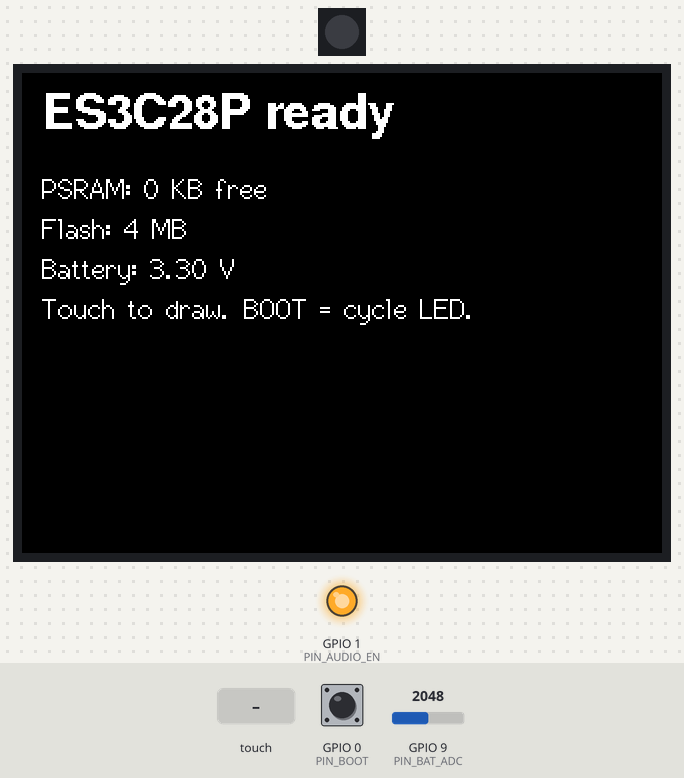
Recording of a program running on a simulated ESP32-S3. Shown: 1 RGB LEDs in strip order, left to right, 320×240 colour display, output pins drawn as LEDs (lit = HIGH). The inputs (shaded band) are chosen by the test bench; at power-on: GPIO 0 (PIN_BOOT) HIGH, GPIO 9 (PIN_BAT_ADC) = 2048 (analog values on the 0–4095 scale). Dim RGB values are drawn brighter than linear; what the program prints to the serial monitor is not drawn.

Above: at 3.0 s.
3.1 s: GPIO 0 (PIN_BOOT) pulled LOW for 0.15 s
At 3.6 s:
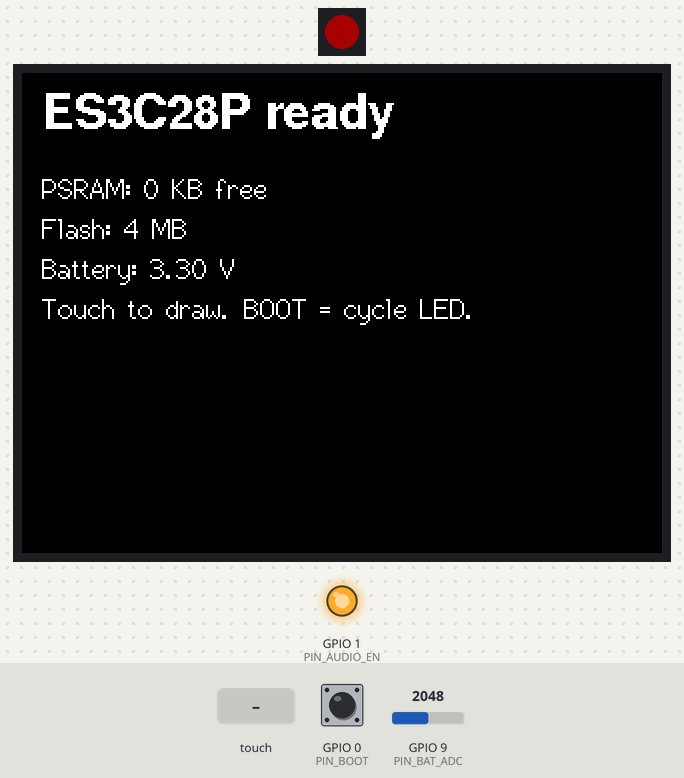
4.7 s: screen touched at 13 % across, 10 % down
6.2 s: GPIO 0 (PIN_BOOT) pulled LOW for 1 s
At 7.3 s:
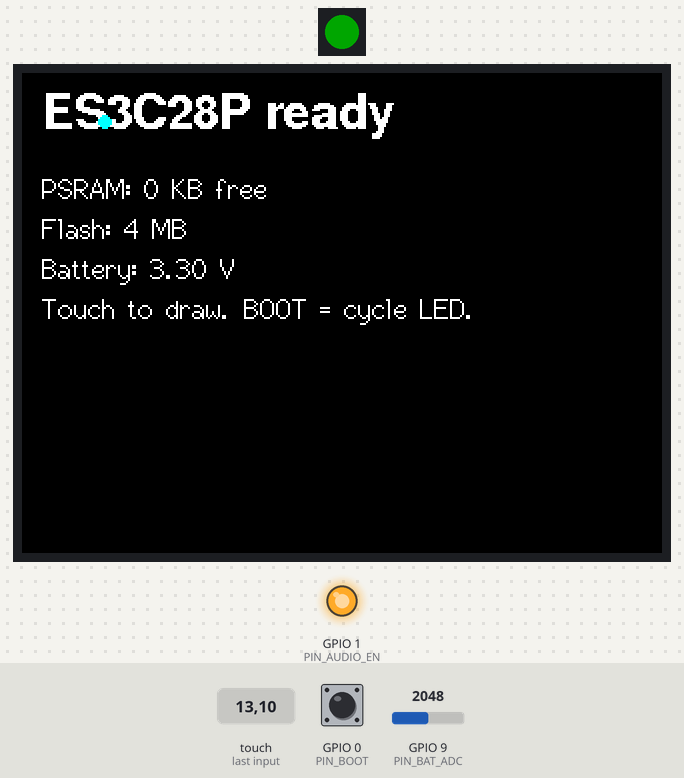
8.7 s: GPIO 0 (PIN_BOOT) pulled LOW for 0.15 s
At 9.1 s:
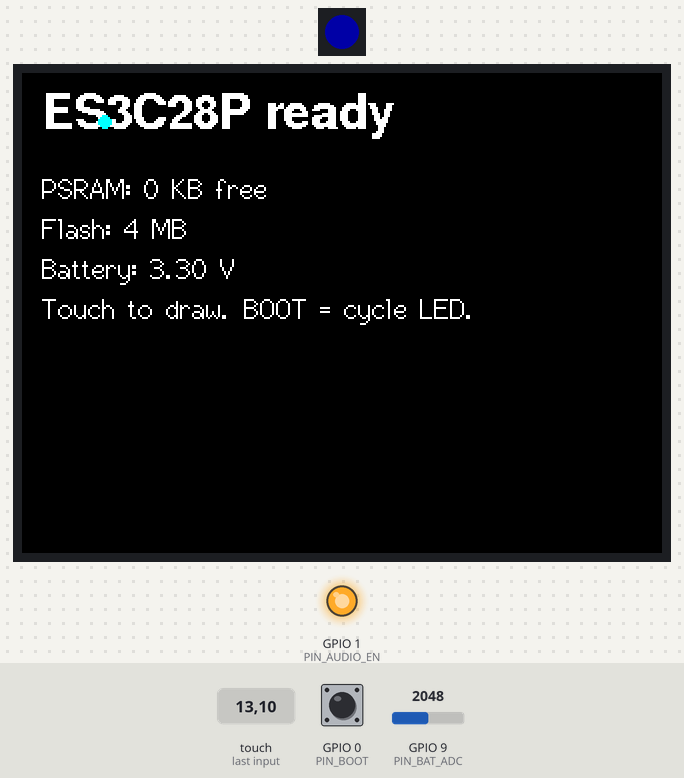
10.3 s: GPIO 0 (PIN_BOOT) pulled LOW for 3.2 s
At 11.6 s:
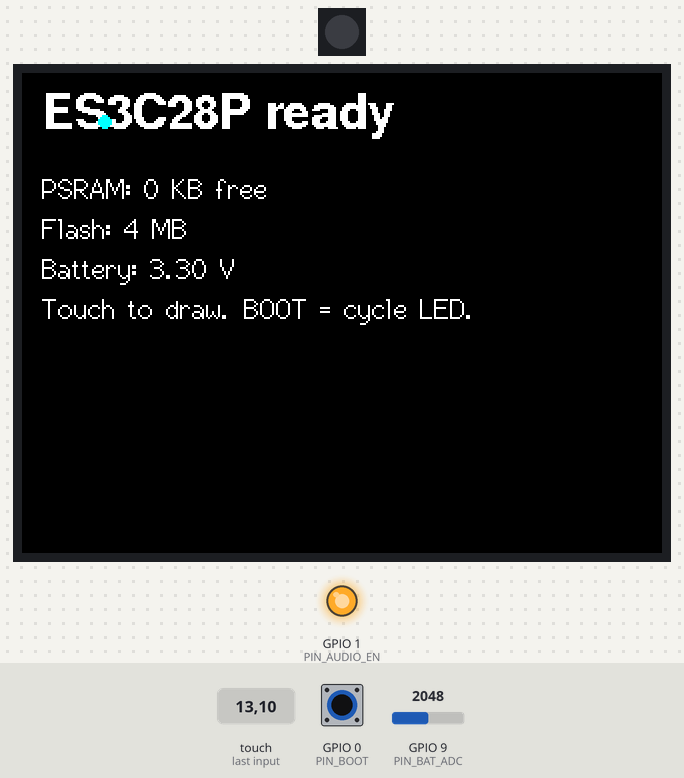
15.0 s: screen touched at 38 % across, 10 % down
Timing chart, 0 to 17.5 s (numbered marks = the images above; inputs shaded):
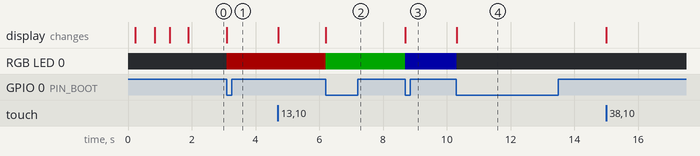

Measured:
- after the input at 3.1 s, RGB LED 0: off → RGB(40, 0, 0) at once
- after the input at 6.2 s, RGB LED 0: RGB(40, 0, 0) → RGB(0, 40, 0) at once
- after the input at 8.7 s, RGB LED 0: RGB(0, 40, 0) → RGB(0, 0, 40) at once
- after the input at 10.3 s, RGB LED 0: RGB(0, 0, 40) → off at once

The program:

main.cpp
```cpp
// Bring-up test for the LCDwiki 2.8" ESP32-S3 display.
// 1) R/G/B fills, so you can verify color order + inversion (should be true red, green, blue)
// 2) Info screen: PSRAM, flash, battery voltage
// 3) Touch to draw; BOOT button cycles the RGB LED; backlight fades in.
#include <Arduino.h>
#include <Adafruit_NeoPixel.h>
#include "LGFX_ES3C28P.hpp"

static constexpr int PIN_BOOT = 0;
static constexpr int PIN_RGB = 42;
static constexpr int PIN_BAT_ADC = 9;
static constexpr int PIN_AUDIO_EN = 1;  // low = speaker amp on

LGFX tft;
Adafruit_NeoPixel rgb(1, PIN_RGB, NEO_GRB + NEO_KHZ800);

float batteryVolts() {
  // 200k/200k divider -> pin sees half the battery voltage
  uint32_t mv = 0;
  for (int i = 0; i < 16; i++) mv += analogReadMilliVolts(PIN_BAT_ADC);
  return (mv / 16.0f) * 2.0f / 1000.0f;
}

void setup() {
  Serial.begin(115200);
  pinMode(PIN_AUDIO_EN, OUTPUT);
  digitalWrite(PIN_AUDIO_EN, HIGH);  // keep amp off (avoids pops) until audio is used
  pinMode(PIN_BOOT, INPUT_PULLUP);
  analogReadResolution(12);
  analogSetPinAttenuation(PIN_BAT_ADC, ADC_11db);

  rgb.begin();
  rgb.setBrightness(40);
  rgb.show();

  tft.init();
  tft.setBrightness(0);
  tft.setRotation(1);  // landscape 320x240; 0 = portrait

  const uint16_t cols[] = {TFT_RED, TFT_GREEN, TFT_BLUE};
  for (int i = 0; i < 3; i++) {
    tft.fillScreen(cols[i]);
    for (int b = 0; b <= 255 && i == 0; b += 5) { tft.setBrightness(b); delay(4); }
    tft.setBrightness(255);
    delay(400);
  }

  tft.fillScreen(TFT_BLACK);
  tft.setTextColor(TFT_WHITE, TFT_BLACK);
  tft.setFont(&fonts::FreeSansBold12pt7b);
  tft.drawString("ES3C28P ready", 10, 10);
  tft.setFont(&fonts::Font2);
  tft.setCursor(10, 50);
  tft.printf("PSRAM: %u KB free\n", (unsigned)(ESP.getFreePsram() / 1024));
  tft.setCursor(10, 70);
  tft.printf("Flash: %u MB\n", (unsigned)(ESP.getFlashChipSize() / (1024 * 1024)));
  tft.setCursor(10, 90);
  tft.printf("Battery: %.2f V\n", batteryVolts());
  tft.setCursor(10, 110);
  tft.print("Touch to draw. BOOT = cycle LED.");

  Serial.printf("PSRAM %u bytes, flash %u bytes\n", ESP.getPsramSize(), ESP.getFlashChipSize());
}

void loop() {
  static uint8_t ledState = 0;
  static bool lastBoot = true;

  int32_t x, y;
  if (tft.getTouch(&x, &y)) {
    tft.fillCircle(x, y, 3, TFT_CYAN);
  }

  bool boot = digitalRead(PIN_BOOT);
  if (lastBoot && !boot) {
    ledState = (ledState + 1) % 4;
    const uint32_t c[] = {0, rgb.Color(255, 0, 0), rgb.Color(0, 255, 0), rgb.Color(0, 0, 255)};
    rgb.setPixelColor(0, c[ledState]);
    rgb.show();
  }
  lastBoot = boot;
  delay(5);
}
```

LGFX_ES3C28P.hpp
```cpp
// LovyanGFX device config for the LCDwiki 2.8" ESP32-S3 display (ES3C28P / ES3N28P)
// ILI9341V IPS 240x320 on SPI2 + FT6336G capacitive touch (I2C 0x38) + PWM backlight.
//
// Usage:
//   #include "LGFX_ES3C28P.hpp"
//   LGFX tft;
//   void setup(){ tft.init(); tft.setRotation(1); tft.fillScreen(TFT_RED); }
//
// For the no-touch ES3N28P, define ES3C28P_NO_TOUCH before including this file.
// NOTE: the touch I2C bus (SDA16/SCL15) is shared with the ES8311 codec (0x18).
//       LovyanGFX owns I2C port 1 here; if you also talk to the codec, either
//       use Wire (port 0) on the same pins *only while* LGFX isn't mid-transaction,
//       or better, read/write the codec through lgfx::i2c on the same port
//       (see references/arduino.md "Sharing the I2C bus").
#pragma once

#define LGFX_USE_V1
#include <LovyanGFX.hpp>

class LGFX : public lgfx::LGFX_Device {
  lgfx::Panel_ILI9341 _panel;
  lgfx::Bus_SPI _bus;
  lgfx::Light_PWM _light;
#ifndef ES3C28P_NO_TOUCH
  lgfx::Touch_FT5x06 _touch;  // FT6336G is register-compatible
#endif

 public:
  LGFX(void) {
    {  // SPI bus
      auto cfg = _bus.config();
      cfg.spi_host = SPI2_HOST;  // FSPI
      cfg.spi_mode = 0;
      cfg.freq_write = 40000000;  // 40 MHz reliable; 80 MHz often works
      cfg.freq_read = 16000000;
      cfg.spi_3wire = false;
      cfg.use_lock = true;
      cfg.dma_channel = SPI_DMA_CH_AUTO;
      cfg.pin_sclk = 12;
      cfg.pin_mosi = 11;
      cfg.pin_miso = 13;
      cfg.pin_dc = 46;
      _bus.config(cfg);
      _panel.setBus(&_bus);
    }
    {  // Panel
      auto cfg = _panel.config();
      cfg.pin_cs = 10;
      cfg.pin_rst = -1;   // LCD reset is tied to the chip EN pin
      cfg.pin_busy = -1;
      cfg.panel_width = 240;
      cfg.panel_height = 320;
      cfg.offset_x = 0;
      cfg.offset_y = 0;
      cfg.offset_rotation = 0;
      cfg.dummy_read_pixel = 8;
      cfg.dummy_read_bits = 1;
      cfg.readable = true;
      cfg.invert = true;      // IPS panel: vendor init sends INVON (0x21)
      cfg.rgb_order = false;  // BGR panel handled by Panel_ILI9341 default
      cfg.dlen_16bit = false;
      cfg.bus_shared = false;  // SD card uses SDMMC, not this SPI bus
      _panel.config(cfg);
    }
    {  // Backlight on GPIO45, active high
      auto cfg = _light.config();
      cfg.pin_bl = 45;
      cfg.invert = false;
      cfg.freq = 44100;
      cfg.pwm_channel = 7;
      _light.config(cfg);
      _panel.setLight(&_light);
    }
#ifndef ES3C28P_NO_TOUCH
    {  // FT6336G touch
      auto cfg = _touch.config();
      cfg.x_min = 0;
      cfg.x_max = 239;
      cfg.y_min = 0;
      cfg.y_max = 319;
      cfg.pin_int = 17;
      cfg.pin_rst = 18;
      cfg.bus_shared = false;
      cfg.offset_rotation = 2;  // touch panel is mounted 180 deg from the LCD (verified on hardware)
      cfg.i2c_port = 1;
      cfg.i2c_addr = 0x38;
      cfg.pin_sda = 16;
      cfg.pin_scl = 15;
      cfg.freq = 400000;
      _touch.config(cfg);
      _panel.setTouch(&_touch);
    }
#endif
    setPanel(&_panel);
  }
};
```
